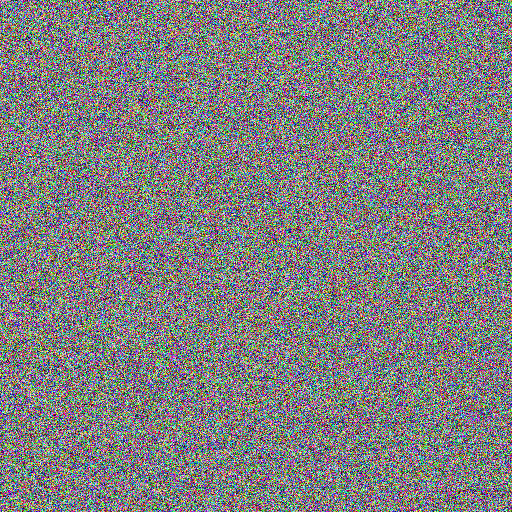
#> input picture Output/LMR/LMR_EI.ppm, 512 x 512 px
$ python data_hider.py
#> lines starting #> are read from the running program, lines starting #| are printed output that depends on the picture
### util.py
from subprocess import call
from PIL import Image  # Import Image from Pillow mudule
import numpy as np  # Import Numpy
import pickle  # Store the key1
import os  # Generate cryptographically secure RNG: os.urandom()
import sys  # Import sys
from operator import xor


def sepearte_RGB_channels(image):
#> called with image = '../../Output/LMR/LMR_EI.ppm'
    red, green, blue = Image.open(image).convert('RGB').split()
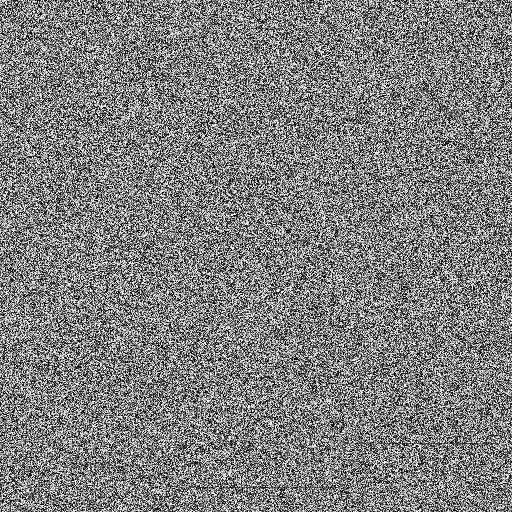
#> red: PIL image 512x512 L; min 0, max 255, mean 127.2
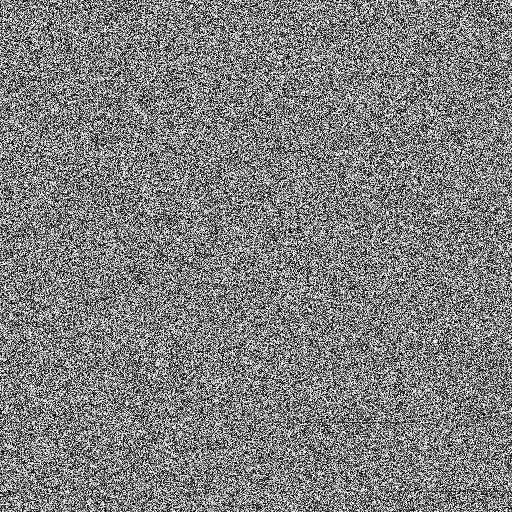
#> green: PIL image 512x512 L; min 0, max 255, mean 127.1
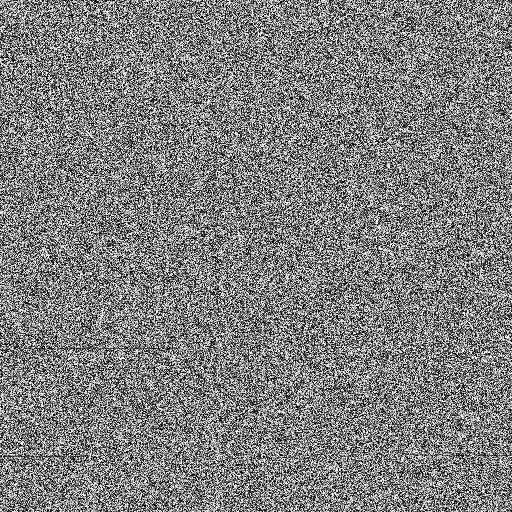
#> blue: PIL image 512x512 L; min 0, max 255, mean 127
    r = np.array(red)
    g = np.array(green)
    b = np.array(blue)

    return r, g, b


# [55 lines left out: functions user_input, load_key1, image_encryption, embed_optimal_MSB, not called in this run]


def extract_optimal_MSB(bit_plane, pixels):
    pixels = pixels.flatten()
    if bit_plane == 'lsb_plane':
        msb = int(''.join([str(pixels[-1 - i] & 1) for i in range(3)]), 2)
    else:
        msb = int(''.join([str((pixels[-1 - i] & 0x80) % 127) for i in range(4)]), 2)

    return msb


# [64 lines left out: functions embed_map, map_compression, embed_size_info, not called in this run]


def map_extraction(bit_plane, pixels, genre, channel, name):
    pixels = pixels.flatten()
    size = ''  # Get size info
    bits = ''  # Get bits info
    if bit_plane == 'lsb_plane':
        """Extract map from the least siginificant bits"""

        # Get all the least siginificant bits and the hidden size information
        for i in range(len(pixels)):
            bits += str(pixels[i] & 1)
            if (len(pixels) - 22 < i) and (len(pixels) - 3 > i):
                size += str(pixels[i] & 1)

        map_size = int(size, 2)  # Get the map size

        # Write into the '*.jbg' file
        byte = int(bits[:map_size], 2).to_bytes((map_size + 7) // 8, byteorder=sys.byteorder)

    else:
        """Extract map from the most siginificant bits"""
        size = "".join([str((pixels[-i] & 0x80) % 127) for i in range(5, 41)])

        # Get the map size
        location_map_size = int(size[:18][::-1], 2)
        msb_map_size = int(size[18:][::-1], 2)

        bits = ''.join([str((pixels[i] & 0x80) % 127) for i in range(len(pixels))])

        if name == 'location':
            byte = int(bits[:location_map_size], 2).to_bytes((location_map_size + 7) // 8, byteorder=sys.byteorder)
        else:
            byte = int(bits[location_map_size:][:msb_map_size], 2).to_bytes((msb_map_size + 7) // 8,
                                                                            byteorder=sys.byteorder)

    # Write the JBG file for decompressing
    with open(f'../../Output/TEMP/{genre}_write_in_{channel}_{name}_map.jbg', 'wb') as f:
        f.write(byte)

    call(['../.././jbgtopbm', f'../../Output/TEMP/{genre}_write_in_{channel}_{name}_map.jbg',
          f'../../Output/TEMP/{genre}_generate_{channel}_{name}_map.pbm'])

    img = Image.open(f'../../Output/TEMP/{genre}_generate_{channel}_{name}_map.pbm')
    # Decompress the map
    extracted_map = np.invert(np.array(img)).astype('uint8')

    # return the extracted map
    return extracted_map

### Lossless/LMR-RDHEI/data_hider.py
from PIL import Image  # Import Image from Pillow mudule
import numpy as np  # Import Numpy
import random  # Import random module to generate random numbers
import sys

sys.path.append('../../')
import util


class Hiding_data:
    def __init__(self, image):
        self.extract_info(image)
        self.data_hider()

    def extract_info(self, image):
        # Seperate the original image channels
        self.r, self.g, self.b = util.sepearte_RGB_channels(image)

        self.r_msb = util.extract_optimal_MSB('msb_plane', self.r)
#> self.r_msb = 5
        self.g_msb = util.extract_optimal_MSB('msb_plane', self.g)
#> self.g_msb = 4
        self.b_msb = util.extract_optimal_MSB('msb_plane', self.b)
#> self.b_msb = 3

        self.r_location_map = util.map_extraction('msb_plane', self.r, 'lossless', 'r', 'location')
#> in map_extraction, `location_map_size = int(size[:18][::-1], 2)`: location_map_size = 227314
#> in map_extraction, `msb_map_size = int(size[18:][::-1], 2)`: msb_map_size = 22370
        self.g_location_map = util.map_extraction('msb_plane', self.g, 'lossless', 'g', 'location')
        self.b_location_map = util.map_extraction('msb_plane', self.b, 'lossless', 'b', 'location')

    def hiding_data(self, px, msb, location_map):
        random.seed(1)
        offset = msb - 1
        template = '1' + '0' * offset + '1' * (7 - offset)
        for i in range(512):
            for j in range(512):
                if location_map[i, j] == 0:
                    # Clear the most siginificant bits, except the first most siginificant bits
                    px[i, j] = px[i, j] & int(template, 2)

                    # Generate information;
                    info = bin(random.randint((1 << offset - 1), (1 << offset) - 1))[2:]

                    # Do a bitwise OR operation to add the info bits
                    px[i, j] = px[i, j] | int('0' + info + '0' * (7 - offset), 2)

        # Store the encrypted image with embeded hiden message
        img = Image.fromarray(px)

        return img

    def data_hider(self):
        R = self.hiding_data(self.r, self.r_msb, self.r_location_map)
        G = self.hiding_data(self.g, self.g_msb, self.g_location_map)
        B = self.hiding_data(self.b, self.b_msb, self.b_location_map)

        img = Image.merge('RGB', (R, G, B))
        img.save('../../Output/LMR/LMR_RDHEI.ppm')


if __name__ == '__main__':
#> (the run stopped early here; a loop or call above may not have finished)
